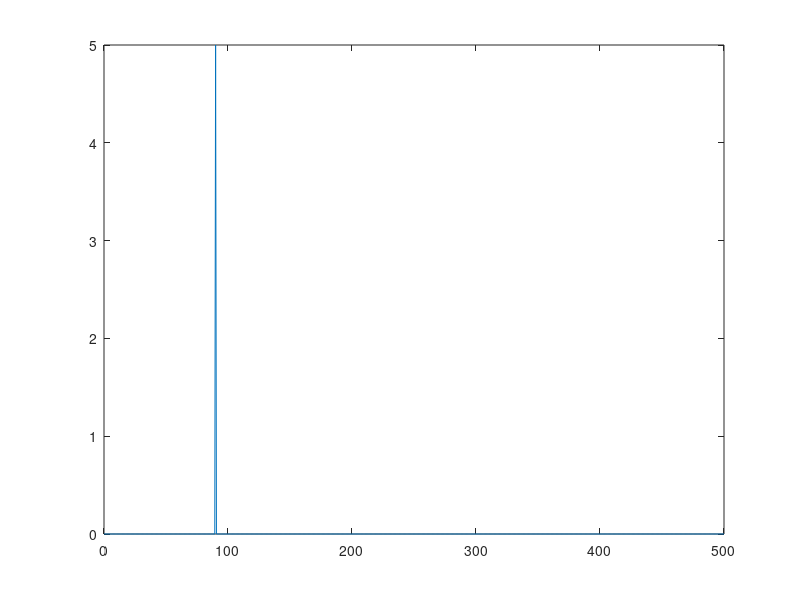

Here is the MATLAB script that generated this plot:
Fs = 1000;            % Sampling frequency                    
T = 1/Fs;             % Sampling period       
L = 1500;             % Length of signal
t = (0:L-1)*T;        % Time vector
%S=0.7*sin(2*pi*50*t) + sin(2*pi*120*t);
S=5*cos(2*pi*90*t);
plot(t,S)
Y=fft(S);
P2 = abs(Y/L);
P1 = P2(1:L/2+1);
P1(2:end-1) = 2*P1(2:end-1);
f = Fs*(0:(L/2))/L;
plot(f,P1) 